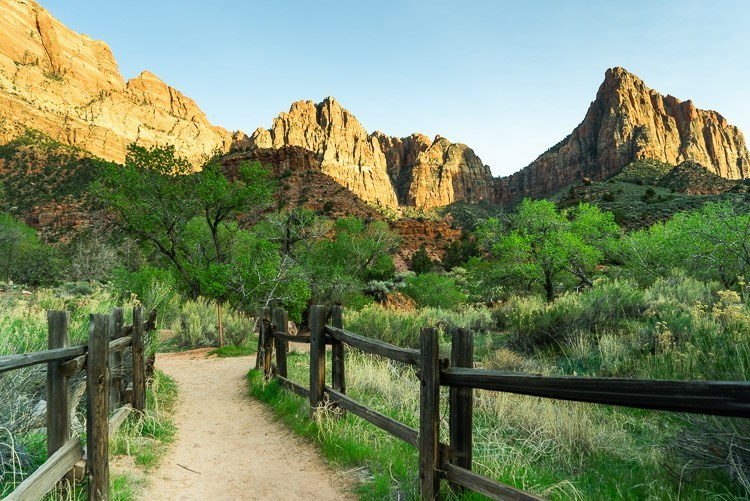
#> input picture Introduction to Images/test.jpg, 750 x 501 px
$ jupyter execute 'Loading Images.ipynb'
#> lines starting #> are read from the running program, lines starting #| are printed output that depends on the picture
[cell 1]
import numpy as np
import cv2

# 3 - Channel Images

[cell 2]
img = cv2.imread('test.jpg')
#> img is the input picture: shape (501, 750, 3); mean B, G, R 102, 135.4, 120.5

[cell 3]
cv2.imshow('Test Image',img)
cv2.waitKey(0) # never forget this.
cv2.destroyAllWindows()

### Parameter of a 3 channel image

[cell 4]
img.shape
#> Out = (501, 750, 3)
# return a tuple (height, width, number of channels)

[cell 5]
len(img)
#> Out = 501
# will give number of row vectors i.e., height of the image

[cell 6]
len(img[0])
#> Out = 750
# will give number elements in each of row vectors i.e., height of the image

[cell 7]
img[200][200]
#> Out = [52, 91, 75]
# return a numpy array giving the pixel value at at that index [Blue,Green,Red]

# Grayscale Images

[cell 8]
img2 = cv2.imread('test.jpg',0)
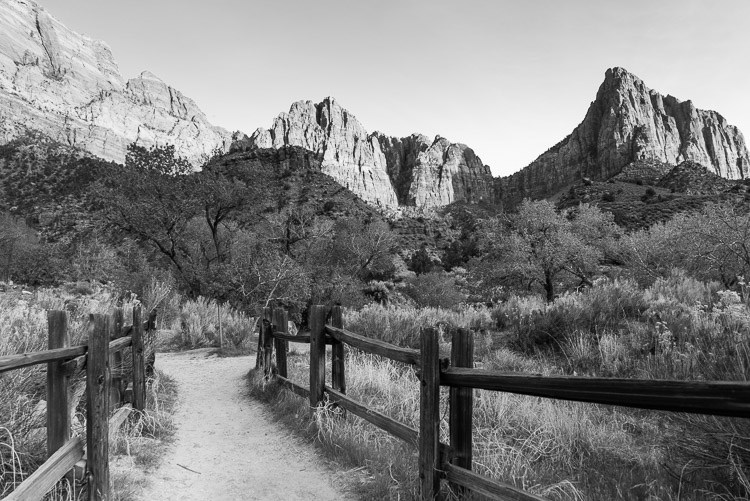
#> img2: shape (501, 750); min 0, max 255, mean 127.2
# this will read the image in graysacle format

[cell 9]
cv2.imshow('Gray Image',img2)
cv2.waitKey(0) # never forget this.
cv2.destroyAllWindows()

[cell 10]
### parameters of a grayscale images

[cell 11]
img2.shape
#> Out = (501, 750)
# since gray scale images have only one channel it returns a tuple with two elements

[cell 12]
img2[200][200]
#> Out = 82
